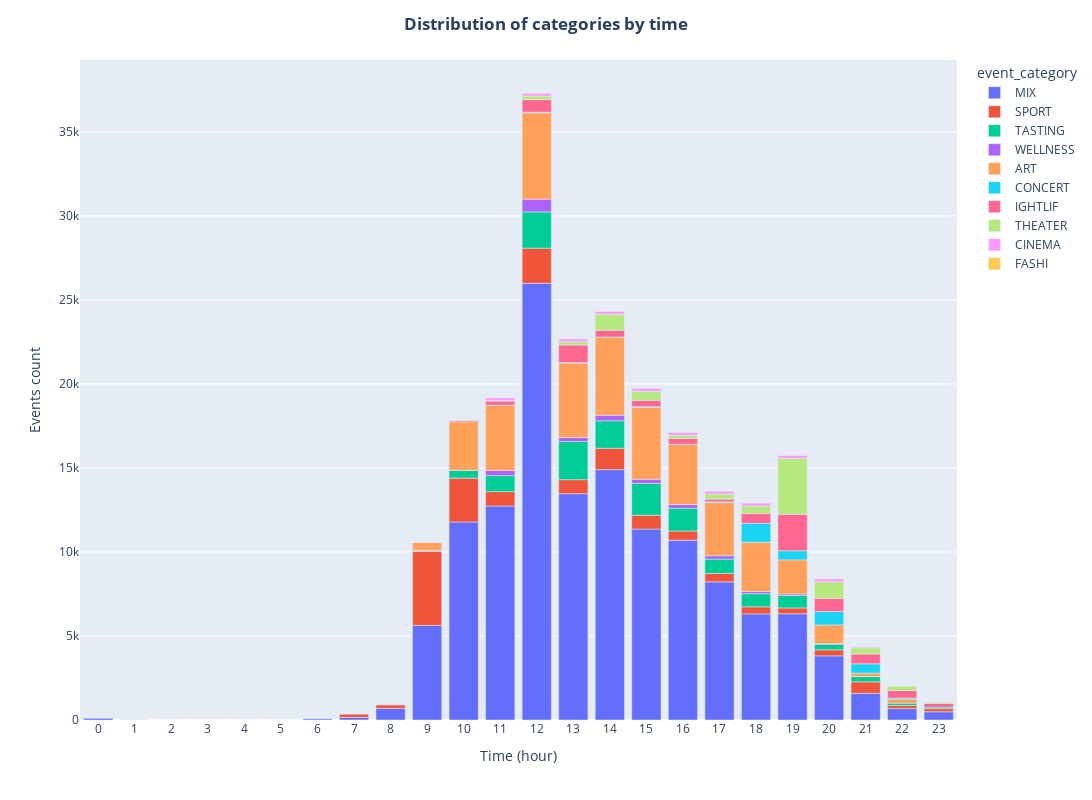

The code cell stored with this chart in its notebook:
### Markdown cell above
### 7. Eventos según categoría y hora

### Code cell
# DISTRIBUCIÓN DE TIPOS DE EVENTOS A LO LARGO DE LAS HORAS

events_schedule = events[['hour', 'event_category']]                                                        # Crear un DataFrame con la hora y la categoría
event_counts = events_schedule.groupby(['hour', 'event_category']).size().reset_index(name='count')         # Contar el número de eventos por hora y categoría

# Crear el gráfico de barras agrupado por hora y categoría
fig = px.bar(event_counts, 
             x='hour', 
             y='count', 
             color='event_category',
             labels={'hour': 'Time (hour)', 'count': 'Events count'})

# Personalizar el diseño del gráfico
fig.update_layout(xaxis=dict(type='category'),                                                              # Tipo 'category' para mostrar todas las horas
                    width=1200, height=800,                                                                 # Ajustar el tamaño de la figura
                    title_text='<b>Distribution of categories by time</b>', title_x=0.5)                    # Título en negrita y centrado

fig.show()

### Figure 1 — Plotly figure (JSON) as saved in the notebook; plotly's stock layout.template omitted (floating-point values rounded to 4 significant figures)
{"data": [{"alignmentgroup": "True", "hovertemplate": "event_category=MIX<br>Time (hour)=%{x}<br>Events count=%{y}<extra></extra>", "legendgroup": "MIX", "marker": {"color": "#636efa", "pattern": {"shape": ""}}, "name": "MIX", "offsetgroup": "MIX", "orientation": "v", "showlegend": true, "textposition": "auto", "type": "bar", "x": [0, 1, 2, 3, 4, 5, 6, 7, 8, 9, 10, 11, 12, 13, 14, 15, 16, 17, 18, 19, 20, 21, 22, 23], "xaxis": "x", "y": [119, 4, 2, 2, 2, 2, 71, 159, 689, 5631, 11785, 12736, 25993, 13467, 14902, 11367, 10701, 8220, 6316, 6323, 3819, 1590, 677, 489], "yaxis": "y"}, {"alignmentgroup": "True", "hovertemplate": "event_category=SPORT<br>Time (hour)=%{x}<br>Events count=%{y}<extra></extra>", "legendgroup": "SPORT", "marker": {"color": "#EF553B", "pattern": {"shape": ""}}, "name": "SPORT", "offsetgroup": "SPORT", "orientation": "v", "showlegend": true, "textposition": "auto", "type": "bar", "x": [0, 1, 7, 8, 9, 10, 11, 12, 13, 14, 15, 16, 17, 18, 19, 20, 21, 22, 23], "xaxis": "x", "y": [3, 3, 184, 223, 4407, 2609, 853, 2089, 838, 1273, 817, 544, 499, 419, 347, 359, 682, 186, 186], "yaxis": "y"}, {"alignmentgroup": "True", "hovertemplate": "event_category=TASTING<br>Time (hour)=%{x}<br>Events count=%{y}<extra></extra>", "legendgroup": "TASTING", "marker": {"color": "#00cc96", "pattern": {"shape": ""}}, "name": "TASTING", "offsetgroup": "TASTING", "orientation": "v", "showlegend": true, "textposition": "auto", "type": "bar", "x": [8, 9, 10, 11, 12, 13, 14, 15, 16, 17, 18, 19, 20, 21, 22, 23], "xaxis": "x", "y": [1, 36, 456, 953, 2160, 2266, 1629, 1898, 1354, 858, 779, 738, 324, 312, 138, 93], "yaxis": "y"}, {"alignmentgroup": "True", "hovertemplate": "event_category=WELLNESS<br>Time (hour)=%{x}<br>Events count=%{y}<extra></extra>", "legendgroup": "WELLNESS", "marker": {"color": "#ab63fa", "pattern": {"shape": ""}}, "name": "WELLNESS", "offsetgroup": "WELLNESS", "orientation": "v", "showlegend": true, "textposition": "auto", "type": "bar", "x": [8, 9, 10, 11, 12, 13, 14, 15, 16, 17, 18, 19, 20, 21], "xaxis": "x", "y": [15, 24, 14, 308, 753, 241, 333, 246, 222, 201, 131, 91, 45, 7], "yaxis": "y"}, {"alignmentgroup": "True", "hovertemplate": "event_category=ART<br>Time (hour)=%{x}<br>Events count=%{y}<extra></extra>", "legendgroup": "ART", "marker": {"color": "#FFA15A", "pattern": {"shape": ""}}, "name": "ART", "offsetgroup": "ART", "orientation": "v", "showlegend": true, "textposition": "auto", "type": "bar", "x": [9, 10, 11, 12, 13, 14, 15, 16, 17, 18, 19, 20, 21, 22], "xaxis": "x", "y": [468, 2882, 3880, 5138, 4427, 4658, 4268, 3583, 3161, 2937, 2032, 1113, 197, 239], "yaxis": "y"}, {"alignmentgroup": "True", "hovertemplate": "event_category=CONCERT<br>Time (hour)=%{x}<br>Events count=%{y}<extra></extra>", "legendgroup": "CONCERT", "marker": {"color": "#19d3f3", "pattern": {"shape": ""}}, "name": "CONCERT", "offsetgroup": "CONCERT", "orientation": "v", "showlegend": true, "textposition": "auto", "type": "bar", "x": [9, 11, 12, 13, 14, 15, 16, 17, 18, 19, 20, 21, 22], "xaxis": "x", "y": [1, 1, 46, 33, 1, 52, 5, 45, 1125, 541, 790, 556, 67], "yaxis": "y"}, {"alignmentgroup": "True", "hovertemplate": "event_category=IGHTLIF<br>Time (hour)=%{x}<br>Events count=%{y}<extra></extra>", "legendgroup": "IGHTLIF", "marker": {"color": "#FF6692", "pattern": {"shape": ""}}, "name": "IGHTLIF", "offsetgroup": "IGHTLIF", "orientation": "v", "showlegend": true, "textposition": "auto", "type": "bar", "x": [10, 11, 12, 13, 14, 15, 16, 17, 18, 19, 20, 21, 22, 23], "xaxis": "x", "y": [86, 250, 742, 1044, 400, 380, 346, 162, 580, 2166, 788, 582, 442, 216], "yaxis": "y"}, {"alignmentgroup": "True", "hovertemplate": "event_category=THEATER<br>Time (hour)=%{x}<br>Events count=%{y}<extra></extra>", "legendgroup": "THEATER", "marker": {"color": "#B6E880", "pattern": {"shape": ""}}, "name": "THEATER", "offsetgroup": "THEATER", "orientation": "v", "showlegend": true, "textposition": "auto", "type": "bar", "x": [10, 11, 12, 13, 14, 15, 16, 17, 18, 19, 20, 21, 22, 23], "xaxis": "x", "y": [24, 27, 214, 196, 953, 539, 191, 303, 452, 3331, 988, 370, 264, 58], "yaxis": "y"}, {"alignmentgroup": "True", "hovertemplate": "event_category=CINEMA<br>Time (hour)=%{x}<br>Events count=%{y}<extra></extra>", "legendgroup": "CINEMA", "marker": {"color": "#FF97FF", "pattern": {"shape": ""}}, "name": "CINEMA", "offsetgroup": "CINEMA", "orientation": "v", "showlegend": true, "textposition": "auto", "type": "bar", "x": [11, 12, 13, 14, 15, 16, 17, 18, 19, 20, 21], "xaxis": "x", "y": [166, 178, 166, 166, 166, 166, 166, 168, 166, 168, 48], "yaxis": "y"}, {"alignmentgroup": "True", "hovertemplate": "event_category=FASHI<br>Time (hour)=%{x}<br>Events count=%{y}<extra></extra>", "legendgroup": "FASHI", "marker": {"color": "#FECB52", "pattern": {"shape": ""}}, "name": "FASHI", "offsetgroup": "FASHI", "orientation": "v", "showlegend": true, "textposition": "auto", "type": "bar", "x": [12], "xaxis": "x", "y": [2], "yaxis": "y"}], "layout": {"barmode": "relative", "height": 800, "legend": {"title": {"text": "event_category"}, "tracegroupgap": 0}, "margin": {"t": 60}, "title": {"text": "<b>Distribution of categories by time</b>", "x": 0.5}, "width": 1200, "xaxis": {"anchor": "y", "domain": [0, 1], "title": {"text": "Time (hour)"}, "type": "category"}, "yaxis": {"anchor": "x", "domain": [0, 1], "title": {"text": "Events count"}}}}
